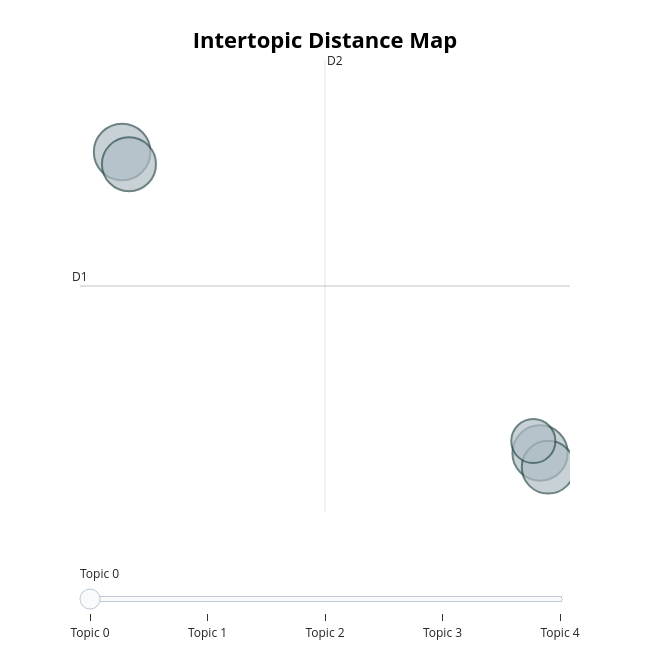

The cell this chart's notebook holds for it:
### Code cell
model.visualize_topics()

### Figure 1 — Plotly figure (JSON) as saved in the notebook; plotly's stock layout.template omitted (floating-point values rounded to 4 significant figures)
{"data": [{"customdata": [[0, "martian | nasa | rover | robots | drone", 23], [1, "reactors | waste | computing | quantum | q4bio", 22], [2, "wildfires | smugglers | cameras | radar | narco", 21], [3, "industrial | automation | robots | agents | improving", 20], [4, "fda | psychedelics | psilocybin | medications | peptides", 14]], "hovertemplate": "<b>Topic %{customdata[0]}</b><br>%{customdata[1]}<br>Size: %{customdata[2]}", "legendgroup": "", "marker": {"color": "#B0BEC5", "line": {"color": "DarkSlateGrey", "width": 2}, "size": [23, 22, 21, 20, 14], "sizemode": "area", "sizeref": 0.01438, "symbol": "circle"}, "mode": "markers", "name": "", "orientation": "v", "showlegend": false, "type": "scatter", "x": [-16.46, 8.043, -16.06, 8.52, 7.648], "xaxis": "x", "y": [20.28, 10.34, 19.88, 9.869, 10.73], "yaxis": "y"}], "layout": {"annotations": [{"showarrow": false, "text": "D1", "x": -18.93, "y": 15.86, "yshift": 10}, {"showarrow": false, "text": "D2", "x": -4.567, "xshift": 10, "y": 23.32}], "height": 650, "hoverlabel": {"bgcolor": "white", "font": {"family": "Rockwell", "size": 16}}, "legend": {"itemsizing": "constant", "tracegroupgap": 0}, "margin": {"t": 60}, "shapes": [{"line": {"color": "#CFD8DC", "width": 2}, "type": "line", "x0": -4.567, "x1": -4.567, "y0": 8.389, "y1": 23.32}, {"line": {"color": "#9E9E9E", "width": 2}, "type": "line", "x0": -18.93, "x1": 9.798, "y0": 15.86, "y1": 15.86}], "sliders": [{"active": 0, "pad": {"t": 50}, "steps": [{"args": [{"marker.color": [["red", "#B0BEC5", "#B0BEC5", "#B0BEC5", "#B0BEC5"]]}], "label": "Topic 0", "method": "update"}, {"args": [{"marker.color": [["#B0BEC5", "red", "#B0BEC5", "#B0BEC5", "#B0BEC5"]]}], "label": "Topic 1", "method": "update"}, {"args": [{"marker.color": [["#B0BEC5", "#B0BEC5", "red", "#B0BEC5", "#B0BEC5"]]}], "label": "Topic 2", "method": "update"}, {"args": [{"marker.color": [["#B0BEC5", "#B0BEC5", "#B0BEC5", "red", "#B0BEC5"]]}], "label": "Topic 3", "method": "update"}, {"args": [{"marker.color": [["#B0BEC5", "#B0BEC5", "#B0BEC5", "#B0BEC5", "red"]]}], "label": "Topic 4", "method": "update"}]}], "title": {"font": {"color": "Black", "size": 22}, "text": "<b>Intertopic Distance Map</b>", "x": 0.5, "xanchor": "center", "y": 0.95, "yanchor": "top"}, "width": 650, "xaxis": {"anchor": "y", "domain": [0, 1], "range": [-18.93, 9.798], "title": {"text": ""}, "visible": false}, "yaxis": {"anchor": "x", "domain": [0, 1], "range": [8.389, 23.32], "title": {"text": ""}, "visible": false}}}
